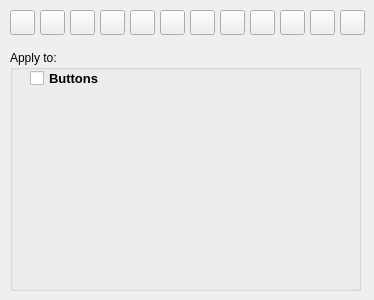
<?xml version="1.0" encoding="UTF-8"?>
<ui version="4.0">
 <class>Manager</class>
 <widget class="QMainWindow" name="Manager">
  <property name="geometry">
   <rect>
    <x>0</x>
    <y>0</y>
    <width>374</width>
    <height>300</height>
   </rect>
  </property>
  <property name="minimumSize">
   <size>
    <width>374</width>
    <height>300</height>
   </size>
  </property>
  <property name="maximumSize">
   <size>
    <width>374</width>
    <height>300</height>
   </size>
  </property>
  <property name="font">
   <font>
    <weight>50</weight>
    <bold>false</bold>
   </font>
  </property>
  <property name="windowTitle">
   <string>manager</string>
  </property>
  <widget class="QWidget" name="centralwidget">
   <widget class="QPushButton" name="btn_1">
    <property name="enabled">
     <bool>true</bool>
    </property>
    <property name="geometry">
     <rect>
      <x>10</x>
      <y>10</y>
      <width>25</width>
      <height>25</height>
     </rect>
    </property>
    <property name="styleSheet">
     <string notr="true"/>
    </property>
    <property name="locale">
     <locale language="English" country="UnitedStates"/>
    </property>
    <property name="text">
     <string/>
    </property>
   </widget>
   <widget class="QPushButton" name="btn_2">
    <property name="enabled">
     <bool>true</bool>
    </property>
    <property name="geometry">
     <rect>
      <x>40</x>
      <y>10</y>
      <width>25</width>
      <height>25</height>
     </rect>
    </property>
    <property name="locale">
     <locale language="English" country="UnitedStates"/>
    </property>
    <property name="text">
     <string/>
    </property>
   </widget>
   <widget class="QPushButton" name="btn_3">
    <property name="enabled">
     <bool>true</bool>
    </property>
    <property name="geometry">
     <rect>
      <x>70</x>
      <y>10</y>
      <width>25</width>
      <height>25</height>
     </rect>
    </property>
    <property name="locale">
     <locale language="English" country="UnitedStates"/>
    </property>
    <property name="text">
     <string/>
    </property>
   </widget>
   <widget class="QPushButton" name="btn_4">
    <property name="enabled">
     <bool>true</bool>
    </property>
    <property name="geometry">
     <rect>
      <x>100</x>
      <y>10</y>
      <width>25</width>
      <height>25</height>
     </rect>
    </property>
    <property name="locale">
     <locale language="English" country="UnitedStates"/>
    </property>
    <property name="text">
     <string/>
    </property>
   </widget>
   <widget class="QPushButton" name="btn_5">
    <property name="enabled">
     <bool>true</bool>
    </property>
    <property name="geometry">
     <rect>
      <x>130</x>
      <y>10</y>
      <width>25</width>
      <height>25</height>
     </rect>
    </property>
    <property name="locale">
     <locale language="English" country="UnitedStates"/>
    </property>
    <property name="text">
     <string/>
    </property>
   </widget>
   <widget class="QPushButton" name="btn_6">
    <property name="enabled">
     <bool>true</bool>
    </property>
    <property name="geometry">
     <rect>
      <x>160</x>
      <y>10</y>
      <width>25</width>
      <height>25</height>
     </rect>
    </property>
    <property name="locale">
     <locale language="English" country="UnitedStates"/>
    </property>
    <property name="text">
     <string/>
    </property>
   </widget>
   <widget class="QPushButton" name="btn_7">
    <property name="enabled">
     <bool>true</bool>
    </property>
    <property name="geometry">
     <rect>
      <x>190</x>
      <y>10</y>
      <width>25</width>
      <height>25</height>
     </rect>
    </property>
    <property name="locale">
     <locale language="English" country="UnitedStates"/>
    </property>
    <property name="text">
     <string/>
    </property>
   </widget>
   <widget class="QPushButton" name="btn_8">
    <property name="enabled">
     <bool>true</bool>
    </property>
    <property name="geometry">
     <rect>
      <x>220</x>
      <y>10</y>
      <width>25</width>
      <height>25</height>
     </rect>
    </property>
    <property name="locale">
     <locale language="English" country="UnitedStates"/>
    </property>
    <property name="text">
     <string/>
    </property>
   </widget>
   <widget class="QPushButton" name="btn_9">
    <property name="enabled">
     <bool>true</bool>
    </property>
    <property name="geometry">
     <rect>
      <x>250</x>
      <y>10</y>
      <width>25</width>
      <height>25</height>
     </rect>
    </property>
    <property name="locale">
     <locale language="English" country="UnitedStates"/>
    </property>
    <property name="text">
     <string/>
    </property>
   </widget>
   <widget class="QPushButton" name="btn_10">
    <property name="enabled">
     <bool>true</bool>
    </property>
    <property name="geometry">
     <rect>
      <x>280</x>
      <y>10</y>
      <width>25</width>
      <height>25</height>
     </rect>
    </property>
    <property name="locale">
     <locale language="English" country="UnitedStates"/>
    </property>
    <property name="text">
     <string/>
    </property>
   </widget>
   <widget class="QPushButton" name="btn_11">
    <property name="enabled">
     <bool>true</bool>
    </property>
    <property name="geometry">
     <rect>
      <x>310</x>
      <y>10</y>
      <width>25</width>
      <height>25</height>
     </rect>
    </property>
    <property name="locale">
     <locale language="English" country="UnitedStates"/>
    </property>
    <property name="text">
     <string/>
    </property>
   </widget>
   <widget class="QPushButton" name="btn_12">
    <property name="enabled">
     <bool>true</bool>
    </property>
    <property name="geometry">
     <rect>
      <x>340</x>
      <y>10</y>
      <width>25</width>
      <height>25</height>
     </rect>
    </property>
    <property name="locale">
     <locale language="English" country="UnitedStates"/>
    </property>
    <property name="text">
     <string/>
    </property>
   </widget>
   <widget class="QGroupBox" name="groupBox">
    <property name="geometry">
     <rect>
      <x>10</x>
      <y>50</y>
      <width>351</width>
      <height>241</height>
     </rect>
    </property>
    <property name="font">
     <font>
      <weight>50</weight>
      <bold>false</bold>
     </font>
    </property>
    <property name="styleSheet">
     <string notr="true"/>
    </property>
    <property name="title">
     <string>Apply to:</string>
    </property>
    <widget class="QCheckBox" name="checkBox">
     <property name="geometry">
      <rect>
       <x>20</x>
       <y>20</y>
       <width>81</width>
       <height>17</height>
      </rect>
     </property>
     <property name="font">
      <font>
       <pointsize>10</pointsize>
       <weight>75</weight>
       <bold>true</bold>
      </font>
     </property>
     <property name="layoutDirection">
      <enum>Qt::LeftToRight</enum>
     </property>
     <property name="styleSheet">
      <string notr="true">color:black;</string>
     </property>
     <property name="text">
      <string>Buttons</string>
     </property>
    </widget>
   </widget>
  </widget>
 </widget>
 <resources/>
 <connections/>
</ui>
